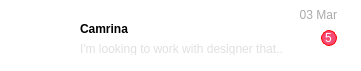
                 <widget class="QWidget" name="widget_21" native="true">
                  <property name="minimumSize">
                   <size>
                    <width>361</width>
                    <height>71</height>
                   </size>
                  </property>
                  <property name="maximumSize">
                   <size>
                    <width>361</width>
                    <height>71</height>
                   </size>
                  </property>
                  <property name="styleSheet">
                   <string notr="true">background-color: rgb(255, 255, 255);
border-radius:28px</string>
                  </property>
                  <layout class="QHBoxLayout" name="horizontalLayout_28">
                   <property name="spacing">
                    <number>4</number>
                   </property>
                   <property name="leftMargin">
                    <number>12</number>
                   </property>
                   <property name="topMargin">
                    <number>4</number>
                   </property>
                   <property name="rightMargin">
                    <number>12</number>
                   </property>
                   <property name="bottomMargin">
                    <number>4</number>
                   </property>
                   <item>
                    <widget class="QWidget" name="widget_22" native="true">
                     <property name="minimumSize">
                      <size>
                       <width>64</width>
                       <height>64</height>
                      </size>
                     </property>
                     <property name="maximumSize">
                      <size>
                       <width>64</width>
                       <height>64</height>
                      </size>
                     </property>
                     <property name="styleSheet">
                      <string notr="true">image: url(:/svg/img/img/image.png);
border:3px solid rgb(255, 255, 255);

border-radius:32px</string>
                     </property>
                    </widget>
                   </item>
                   <item>
                    <layout class="QVBoxLayout" name="verticalLayout_26">
                     <property name="spacing">
                      <number>0</number>
                     </property>
                     <property name="topMargin">
                      <number>4</number>
                     </property>
                     <property name="rightMargin">
                      <number>12</number>
                     </property>
                     <item>
                      <widget class="QLabel" name="label_46">
                       <property name="styleSheet">
                        <string notr="true">color: rgb(169, 169, 169);</string>
                       </property>
                       <property name="text">
                        <string>03 Mar</string>
                       </property>
                       <property name="alignment">
                        <set>Qt::AlignRight|Qt::AlignTrailing|Qt::AlignVCenter</set>
                       </property>
                      </widget>
                     </item>
                     <item>
                      <layout class="QHBoxLayout" name="horizontalLayout_29">
                       <property name="spacing">
                        <number>12</number>
                       </property>
                       <property name="bottomMargin">
                        <number>12</number>
                       </property>
                       <item>
                        <layout class="QVBoxLayout" name="verticalLayout_27">
                         <property name="spacing">
                          <number>8</number>
                         </property>
                         <item>
                          <widget class="QLabel" name="label_47">
                           <property name="font">
                            <font>
                             <weight>75</weight>
                             <bold>true</bold>
                            </font>
                           </property>
                           <property name="text">
                            <string>Camrina</string>
                           </property>
                          </widget>
                         </item>
                         <item>
                          <widget class="QLabel" name="label_48">
                           <property name="styleSheet">
                            <string notr="true">color: rgb(224, 224, 224);</string>
                           </property>
                           <property name="text">
                            <string>I'm looking to work with designer that..</string>
                           </property>
                          </widget>
                         </item>
                        </layout>
                       </item>
                       <item>
                        <widget class="QLabel" name="label_49">
                         <property name="minimumSize">
                          <size>
                           <width>16</width>
                           <height>16</height>
                          </size>
                         </property>
                         <property name="maximumSize">
                          <size>
                           <width>16</width>
                           <height>16</height>
                          </size>
                         </property>
                         <property name="styleSheet">
                          <string notr="true">color: rgb(255, 255, 255);
border:1px solid red;
background-color: rgb(245, 76, 117);
border-radius:8px</string>
                         </property>
                         <property name="text">
                          <string>5</string>
                         </property>
                        </widget>
                       </item>
                      </layout>
                     </item>
                    </layout>
                   </item>
                  </layout>
                 </widget>
